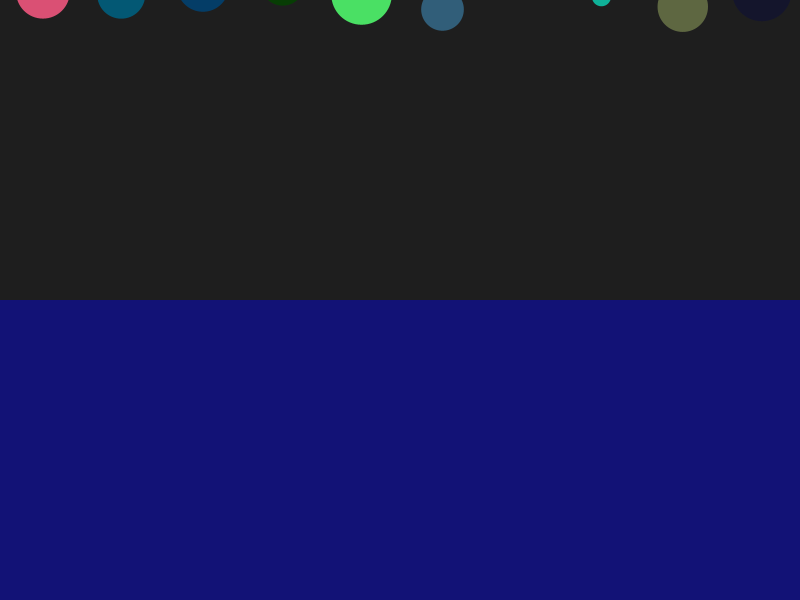
Frame 1 (no input)
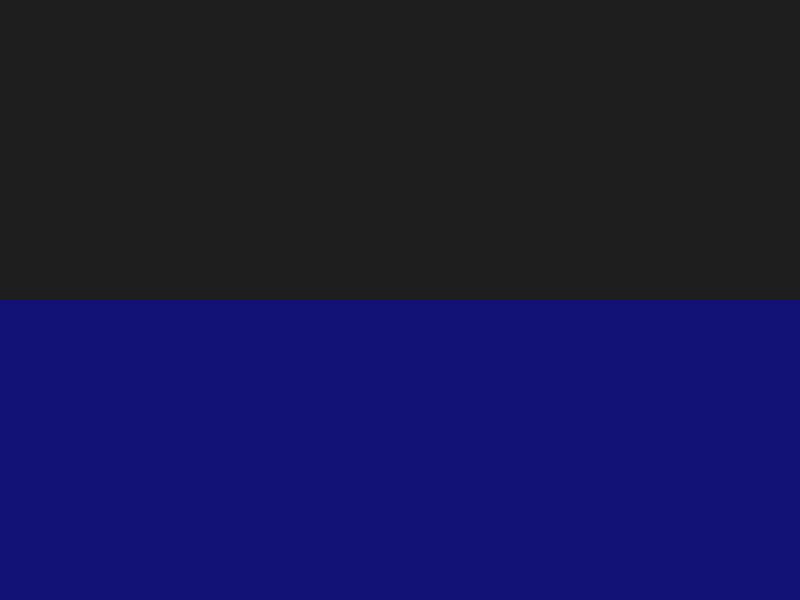
Frame 60 (the mouse pressed at the canvas centre just before this capture)
Frame 120 (the mouse held since frame 60 and released just before this capture): identical to frame 60, image omitted

The Processing sketch that drew these frames (run headless with seeded random() and noise(); from frame 60 on, the mouse is pressed at the canvas centre):

// Processing sketch: Answer_for_Quiz10
// ── Answer_for_Quiz10.pde
Walker[] walkers;  // Walker array
int walkerCount = 10;  // Number of walkers
Liquid liquid;  // Liquid object

void setup() {
size(800, 600);  // Set the canvas size
walkers = new Walker[walkerCount];
liquid = new Liquid(0, height / 2, width, height / 2, 0.1f); // Liquid initialization

// Initializes Walker
for (int i = 0;  i < walkerCount;  i++) {
float mass = random(1, 5);  // Random mass
float posX = (width/walkerCount) * (i + 0.5f); // Equidistant distribution
float posY = random(-20, 20);  // The initial position is near the top of the screen
walkers[i] = new Walker(mass, posX, posY);
}
}

void draw() {
background(30);

// Draw the liquid
liquid.display();

// Update each Walker
for (Walker w : walkers) {
// Applied wind power
PVector wind = new PVector(0.1f, 0);
w.applyForce(wind);

// Applied gravity (scaled by mass)
PVector gravity = new PVector(0, -0.15f * w.mass);
w.applyForce(gravity);

// Check and apply drag force
if (liquid.contains(w)) {
PVector drag = liquid.calculateDrag(w);
w.applyForce(drag);
}

w.update();
w.display();
w.checkEdges();
}
}

void mousePressed() {
// Reset all Walker and liquids
for (int i = 0;  i < walkerCount;  i++) {
float mass = random(1, 5);  // Random mass
float posX = (width/walkerCount) * (i + 0.5f); // Equidistant distribution
float posY = random(-20, 20);  // The initial position is near the top of the screen
walkers[i] = new Walker(mass, posX, posY);
}
}

class Walker {
PVector position;  // Location
PVector velocity;  // Speed
PVector acceleration;  // Acceleration
float mass;  // Quality
float size;  // Size
int r, g, b;  // Color

Walker(float mass, float x, float y) {
this.mass = mass;
this.size = mass * 15;  // Scale by mass
this.position = new PVector(x, y);
this.velocity = new PVector(random(1, 3), random(1, 3));  // Initial speed
this.acceleration = new PVector(0, 0);

// Random color
this.r = (int) random(255);
this.g = (int) random(255);
this.b = (int) random(255);
}

void applyForce(PVector force) {
PVector f = PVector.div(force, mass);  // Acceleration is calculated based on mass
acceleration.add(f);
}

void update() {
velocity.add(acceleration);
position.add(velocity);
acceleration.mult(0);  // Reset acceleration per frame
}

void display() {
noStroke();
fill(r, g, b);
ellipse(position.x, position.y, size, size);
}

void checkEdges() {
if (position.y > height) {
position.y = height;  // Prevent going beyond the bottom
velocity.y *= -0.5; // Elastic rebound effect
}
}
}

class Liquid {
float x, y, w, h;  // Rectangular area of liquid
float c;  // Drag coefficient

Liquid(float x, float y, float w, float h, float c) {
this.x = x;
this.y = y;
this.w = w;
this.h = h;
this.c = c;
}

void display() {
noStroke();
fill(0, 0, 255, 100);  // Translucent blue
rect(x, y, w, h);
}

boolean contains(Walker walker) {
// Check to see if Walker is entering liquid
return walker.position.x > x && walker.position.x < x + w &&
walker.position.y > y && walker.position.y < y + h;
}

PVector calculateDrag(Walker walker) {
// Calculate the drag force
float speed = walker.velocity.mag();  // Speed size
float dragMagnitude = c * speed * speed;  // Size of drag force
PVector drag = walker.velocity.copy();  // Direction is opposite to speed
drag.mult(-1);
drag.normalize();
drag.mult(dragMagnitude);
return drag;
}
}
